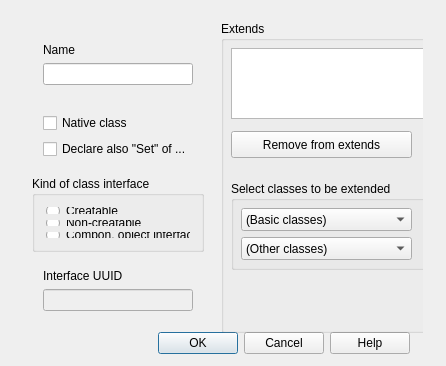
<ui version="4.0" >
 <class>IDD_InterfaceBox</class>
 <widget class="QDialog" name="IDD_InterfaceBox" >
  <property name="geometry" >
   <rect>
    <x>0</x>
    <y>0</y>
    <width>446</width>
    <height>366</height>
   </rect>
  </property>
  <property name="sizePolicy" >
   <sizepolicy vsizetype="Minimum" hsizetype="Minimum" >
    <horstretch>0</horstretch>
    <verstretch>0</verstretch>
   </sizepolicy>
  </property>
  <property name="windowTitle" >
   <string>Lava Class</string>
  </property>
  <widget class="QWidget" native="1" name="widget" >
   <property name="geometry" >
    <rect>
     <x>10</x>
     <y>320</y>
     <width>411</width>
     <height>46</height>
    </rect>
   </property>
   <property name="sizePolicy" >
    <sizepolicy vsizetype="Fixed" hsizetype="Preferred" >
     <horstretch>0</horstretch>
     <verstretch>0</verstretch>
    </sizepolicy>
   </property>
   <layout class="QHBoxLayout" name="horizontalLayout" >
    <item>
     <spacer>
      <property name="sizePolicy" >
       <sizepolicy vsizetype="Minimum" hsizetype="MinimumExpanding" >
        <horstretch>0</horstretch>
        <verstretch>0</verstretch>
       </sizepolicy>
      </property>
      <property name="orientation" >
       <enum>Qt::Horizontal</enum>
      </property>
      <property name="sizeType" >
       <enum>QSizePolicy::MinimumExpanding</enum>
      </property>
      <property name="sizeHint" stdset="0" >
       <size>
        <width>178</width>
        <height>22</height>
       </size>
      </property>
     </spacer>
    </item>
    <item>
     <widget class="QPushButton" name="ID_OK" >
      <property name="sizePolicy" >
       <sizepolicy vsizetype="Fixed" hsizetype="MinimumExpanding" >
        <horstretch>0</horstretch>
        <verstretch>0</verstretch>
       </sizepolicy>
      </property>
      <property name="focusPolicy" >
       <enum>Qt::NoFocus</enum>
      </property>
      <property name="text" >
       <string>OK</string>
      </property>
      <property name="default" >
       <bool>true</bool>
      </property>
     </widget>
    </item>
    <item>
     <widget class="QPushButton" name="ID_CANCEL" >
      <property name="sizePolicy" >
       <sizepolicy vsizetype="Fixed" hsizetype="MinimumExpanding" >
        <horstretch>0</horstretch>
        <verstretch>0</verstretch>
       </sizepolicy>
      </property>
      <property name="focusPolicy" >
       <enum>Qt::NoFocus</enum>
      </property>
      <property name="text" >
       <string>Cancel</string>
      </property>
     </widget>
    </item>
    <item>
     <widget class="QPushButton" name="ID_HELP" >
      <property name="sizePolicy" >
       <sizepolicy vsizetype="Fixed" hsizetype="MinimumExpanding" >
        <horstretch>0</horstretch>
        <verstretch>0</verstretch>
       </sizepolicy>
      </property>
      <property name="focusPolicy" >
       <enum>Qt::NoFocus</enum>
      </property>
      <property name="text" >
       <string>Help</string>
      </property>
     </widget>
    </item>
   </layout>
  </widget>
  <widget class="QWidget" native="1" name="widget_6" >
   <property name="geometry" >
    <rect>
     <x>12</x>
     <y>12</y>
     <width>411</width>
     <height>330</height>
    </rect>
   </property>
   <property name="sizePolicy" >
    <sizepolicy vsizetype="Preferred" hsizetype="Fixed" >
     <horstretch>0</horstretch>
     <verstretch>0</verstretch>
    </sizepolicy>
   </property>
   <widget class="QWidget" native="1" name="widget_4" >
    <property name="geometry" >
     <rect>
      <x>9</x>
      <y>9</y>
      <width>194</width>
      <height>312</height>
     </rect>
    </property>
    <property name="sizePolicy" >
     <sizepolicy vsizetype="Preferred" hsizetype="MinimumExpanding" >
      <horstretch>0</horstretch>
      <verstretch>0</verstretch>
     </sizepolicy>
    </property>
    <layout class="QVBoxLayout" name="verticalLayout_4" >
     <item>
      <widget class="QWidget" native="1" name="widget_3" >
       <layout class="QVBoxLayout" name="verticalLayout_2" >
        <item>
         <widget class="QLabel" name="Label_IDC_STATIC36" >
          <property name="sizePolicy" >
           <sizepolicy vsizetype="Preferred" hsizetype="Preferred" >
            <horstretch>0</horstretch>
            <verstretch>0</verstretch>
           </sizepolicy>
          </property>
          <property name="minimumSize" >
           <size>
            <width>1</width>
            <height>0</height>
           </size>
          </property>
          <property name="text" >
           <string>Name</string>
          </property>
         </widget>
        </item>
        <item>
         <widget class="QLineEdit" name="NewName" >
          <property name="sizePolicy" >
           <sizepolicy vsizetype="Fixed" hsizetype="MinimumExpanding" >
            <horstretch>0</horstretch>
            <verstretch>0</verstretch>
           </sizepolicy>
          </property>
          <property name="minimumSize" >
           <size>
            <width>150</width>
            <height>0</height>
           </size>
          </property>
          <property name="focusPolicy" >
           <enum>Qt::StrongFocus</enum>
          </property>
          <property name="alignment" >
           <set>Qt::AlignLeading</set>
          </property>
         </widget>
        </item>
       </layout>
      </widget>
     </item>
     <item>
      <widget class="QWidget" native="1" name="widget_5" >
       <layout class="QVBoxLayout" name="verticalLayout_3" >
        <item>
         <widget class="QCheckBox" name="Native" >
          <property name="sizePolicy" >
           <sizepolicy vsizetype="MinimumExpanding" hsizetype="MinimumExpanding" >
            <horstretch>0</horstretch>
            <verstretch>0</verstretch>
           </sizepolicy>
          </property>
          <property name="focusPolicy" >
           <enum>Qt::StrongFocus</enum>
          </property>
          <property name="text" >
           <string>Native class</string>
          </property>
         </widget>
        </item>
        <item>
         <widget class="QCheckBox" name="BuildSet" >
          <property name="sizePolicy" >
           <sizepolicy vsizetype="Minimum" hsizetype="Minimum" >
            <horstretch>0</horstretch>
            <verstretch>0</verstretch>
           </sizepolicy>
          </property>
          <property name="maximumSize" >
           <size>
            <width>16777215</width>
            <height>25</height>
           </size>
          </property>
          <property name="focusPolicy" >
           <enum>Qt::StrongFocus</enum>
          </property>
          <property name="text" >
           <string>Declare also "Set" of ...</string>
          </property>
         </widget>
        </item>
       </layout>
      </widget>
     </item>
     <item>
      <widget class="QGroupBox" name="BGroup_KindOfInterface" >
       <property name="sizePolicy" >
        <sizepolicy vsizetype="MinimumExpanding" hsizetype="MinimumExpanding" >
         <horstretch>0</horstretch>
         <verstretch>0</verstretch>
        </sizepolicy>
       </property>
       <property name="focusPolicy" >
        <enum>Qt::NoFocus</enum>
       </property>
       <property name="title" >
        <string>Kind of class interface</string>
       </property>
       <layout class="QVBoxLayout" >
        <item>
         <widget class="QRadioButton" name="Creatable" >
          <property name="sizePolicy" >
           <sizepolicy vsizetype="MinimumExpanding" hsizetype="MinimumExpanding" >
            <horstretch>0</horstretch>
            <verstretch>0</verstretch>
           </sizepolicy>
          </property>
          <property name="focusPolicy" >
           <enum>Qt::StrongFocus</enum>
          </property>
          <property name="text" >
           <string>Creatable</string>
          </property>
         </widget>
        </item>
        <item>
         <widget class="QRadioButton" name="NonCreatable" >
          <property name="sizePolicy" >
           <sizepolicy vsizetype="MinimumExpanding" hsizetype="MinimumExpanding" >
            <horstretch>0</horstretch>
            <verstretch>0</verstretch>
           </sizepolicy>
          </property>
          <property name="focusPolicy" >
           <enum>Qt::StrongFocus</enum>
          </property>
          <property name="text" >
           <string>Non-creatable</string>
          </property>
         </widget>
        </item>
        <item>
         <widget class="QRadioButton" name="IsComponent" >
          <property name="sizePolicy" >
           <sizepolicy vsizetype="MinimumExpanding" hsizetype="MinimumExpanding" >
            <horstretch>0</horstretch>
            <verstretch>0</verstretch>
           </sizepolicy>
          </property>
          <property name="focusPolicy" >
           <enum>Qt::StrongFocus</enum>
          </property>
          <property name="text" >
           <string>Compon. object interface</string>
          </property>
         </widget>
        </item>
       </layout>
      </widget>
     </item>
     <item>
      <widget class="QWidget" native="1" name="widget_2" >
       <layout class="QVBoxLayout" name="verticalLayout" >
        <item>
         <widget class="QLabel" name="Label_IDC_StatIDLabel_2" >
          <property name="sizePolicy" >
           <sizepolicy vsizetype="MinimumExpanding" hsizetype="MinimumExpanding" >
            <horstretch>0</horstretch>
            <verstretch>0</verstretch>
           </sizepolicy>
          </property>
          <property name="minimumSize" >
           <size>
            <width>1</width>
            <height>0</height>
           </size>
          </property>
          <property name="text" >
           <string>Interface UUID</string>
          </property>
         </widget>
        </item>
        <item>
         <widget class="QLineEdit" name="InterfaceID" >
          <property name="enabled" >
           <bool>false</bool>
          </property>
          <property name="sizePolicy" >
           <sizepolicy vsizetype="MinimumExpanding" hsizetype="MinimumExpanding" >
            <horstretch>0</horstretch>
            <verstretch>0</verstretch>
           </sizepolicy>
          </property>
          <property name="focusPolicy" >
           <enum>Qt::StrongFocus</enum>
          </property>
          <property name="alignment" >
           <set>Qt::AlignLeading</set>
          </property>
         </widget>
        </item>
       </layout>
      </widget>
     </item>
    </layout>
   </widget>
   <widget class="QGroupBox" name="GroupBox_IDC_STATIC16" >
    <property name="geometry" >
     <rect>
      <x>209</x>
      <y>9</y>
      <width>211</width>
      <height>312</height>
     </rect>
    </property>
    <property name="sizePolicy" >
     <sizepolicy vsizetype="Preferred" hsizetype="MinimumExpanding" >
      <horstretch>0</horstretch>
      <verstretch>0</verstretch>
     </sizepolicy>
    </property>
    <property name="focusPolicy" >
     <enum>Qt::NoFocus</enum>
    </property>
    <property name="title" >
     <string>Extends</string>
    </property>
    <widget class="QListWidget" name="Extends" >
     <property name="geometry" >
      <rect>
       <x>10</x>
       <y>27</y>
       <width>201</width>
       <height>71</height>
      </rect>
     </property>
     <property name="sizePolicy" >
      <sizepolicy vsizetype="Fixed" hsizetype="Minimum" >
       <horstretch>0</horstretch>
       <verstretch>0</verstretch>
      </sizepolicy>
     </property>
    </widget>
    <widget class="QPushButton" name="DelSupport" >
     <property name="geometry" >
      <rect>
       <x>10</x>
       <y>110</y>
       <width>181</width>
       <height>27</height>
      </rect>
     </property>
     <property name="sizePolicy" >
      <sizepolicy vsizetype="Preferred" hsizetype="Preferred" >
       <horstretch>0</horstretch>
       <verstretch>0</verstretch>
      </sizepolicy>
     </property>
     <property name="focusPolicy" >
      <enum>Qt::NoFocus</enum>
     </property>
     <property name="text" >
      <string>Remove from extends</string>
     </property>
    </widget>
    <widget class="QGroupBox" name="GroupBox_IDC_STATIC17" >
     <property name="geometry" >
      <rect>
       <x>10</x>
       <y>160</y>
       <width>211</width>
       <height>89</height>
      </rect>
     </property>
     <property name="sizePolicy" >
      <sizepolicy vsizetype="Preferred" hsizetype="Preferred" >
       <horstretch>0</horstretch>
       <verstretch>0</verstretch>
      </sizepolicy>
     </property>
     <property name="focusPolicy" >
      <enum>Qt::NoFocus</enum>
     </property>
     <property name="title" >
      <string>Select classes to be extended</string>
     </property>
     <widget class="QComboBox" name="BasicTypes" >
      <property name="geometry" >
       <rect>
        <x>10</x>
        <y>27</y>
        <width>171</width>
        <height>23</height>
       </rect>
      </property>
      <property name="sizePolicy" >
       <sizepolicy vsizetype="Preferred" hsizetype="Preferred" >
        <horstretch>0</horstretch>
        <verstretch>0</verstretch>
       </sizepolicy>
      </property>
      <item>
       <property name="text" >
        <string>(Basic classes)</string>
       </property>
      </item>
     </widget>
     <widget class="QComboBox" name="ExtTypes" >
      <property name="geometry" >
       <rect>
        <x>10</x>
        <y>56</y>
        <width>171</width>
        <height>23</height>
       </rect>
      </property>
      <property name="sizePolicy" >
       <sizepolicy vsizetype="MinimumExpanding" hsizetype="MinimumExpanding" >
        <horstretch>0</horstretch>
        <verstretch>0</verstretch>
       </sizepolicy>
      </property>
      <item>
       <property name="text" >
        <string>(Other classes)</string>
       </property>
      </item>
     </widget>
    </widget>
   </widget>
  </widget>
 </widget>
 <layoutdefault spacing="6" margin="11" />
 <tabstops>
  <tabstop>Creatable</tabstop>
  <tabstop>NonCreatable</tabstop>
  <tabstop>IsComponent</tabstop>
  <tabstop>Extends</tabstop>
  <tabstop>BasicTypes</tabstop>
  <tabstop>ExtTypes</tabstop>
 </tabstops>
 <resources/>
 <connections/>
</ui>
